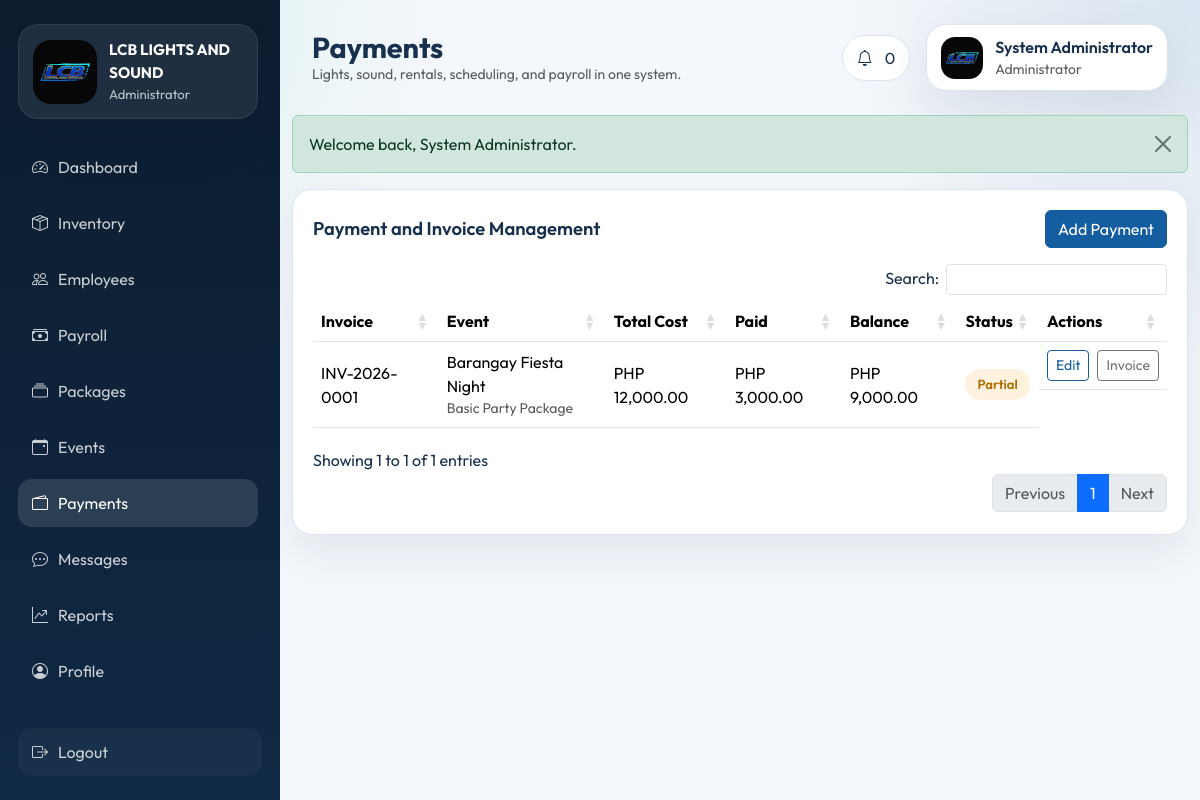
/admin/payments.php (signed in), run on the app's committed database.
### tables this page shows
CREATE TABLE payments (
    id INT AUTO_INCREMENT PRIMARY KEY,
    event_id INT NOT NULL,
    total_cost DECIMAL(10,2) NOT NULL DEFAULT 0,
    downpayment DECIMAL(10,2) NOT NULL DEFAULT 0,
    amount_paid DECIMAL(10,2) NOT NULL DEFAULT 0,
    remaining_balance DECIMAL(10,2) NOT NULL DEFAULT 0,
    payment_status ENUM('Pending', 'Partial', 'Paid') NOT NULL DEFAULT 'Pending',
    invoice_number VARCHAR(60) NOT NULL,
    created_at TIMESTAMP DEFAULT CURRENT_TIMESTAMP,
    FOREIGN KEY (event_id) REFERENCES events(id) ON DELETE CASCADE
);

CREATE TABLE events (
    id INT AUTO_INCREMENT PRIMARY KEY,
    rental_user_id INT NOT NULL,
    package_id INT NULL,
    event_name VARCHAR(150) NOT NULL,
    event_type VARCHAR(100) NOT NULL,
    event_date DATE NOT NULL,
    start_time TIME NOT NULL,
    end_time TIME NOT NULL,
    address TEXT NOT NULL,
    full_name VARCHAR(150) NOT NULL,
    contact_number VARCHAR(30) NOT NULL,
    notes TEXT NULL,
    attachment_filename VARCHAR(255) NULL,
    event_status ENUM('Pending', 'Approved', 'Denied', 'Completed') NOT NULL DEFAULT 'Pending',
    created_at TIMESTAMP DEFAULT CURRENT_TIMESTAMP,
    FOREIGN KEY (rental_user_id) REFERENCES users(id) ON DELETE CASCADE,
    FOREIGN KEY (package_id) REFERENCES packages(id) ON DELETE SET NULL
);

CREATE TABLE packages (
    id INT AUTO_INCREMENT PRIMARY KEY,
    package_name VARCHAR(150) NOT NULL,
    description TEXT NULL,
    equipment_ids TEXT NULL,
    equipment_summary TEXT NULL,
    price DECIMAL(10,2) NOT NULL DEFAULT 0,
    availability_status ENUM('Available', 'Unavailable') NOT NULL DEFAULT 'Available',
    approval_status ENUM('Pending', 'Approved', 'Denied') NOT NULL DEFAULT 'Pending',
    submitted_by INT NULL,
    approved_by INT NULL,
    created_at TIMESTAMP DEFAULT CURRENT_TIMESTAMP,
    FOREIGN KEY (submitted_by) REFERENCES users(id) ON DELETE SET NULL,
    FOREIGN KEY (approved_by) REFERENCES users(id) ON DELETE SET NULL
);

### config/helpers.php (called while the page is built, shortened)
<?php
function db(): mysqli
{
    global $mysqli;
    return $mysqli;
}
function app_url(string $path = ''): string
{
    return rtrim(BASE_URL, '/') . ($path ? '/' . ltrim($path, '/') : '');
}
function e(?string $value): string
{
    return htmlspecialchars((string) $value, ENT_QUOTES, 'UTF-8');
}
function fetch_all(string $sql, string $types = '', array $params = []): array
{
    $stmt = db()->prepare($sql);
    $stmt->execute();
    return $stmt->get_result()->fetch_all(MYSQLI_ASSOC);
}
function money(float $value): string
{
    return 'PHP ' . number_format($value, 2);
}

### admin/payments.php (the view, shortened to what this page needs)
<?php
$payments = fetch_all('SELECT pay.*, e.event_name, p.package_name FROM payments pay JOIN events e ON e.id = pay.event_id LEFT JOIN packages p ON p.id = e.package_id ORDER BY pay.created_at DESC');
require BASE_PATH . '/partials/layout_top.php';
?>
<div class="content-card">
    <div class="d-flex justify-content-between align-items-center mb-3">
        <div class="section-title">Payment and Invoice Management</div>
        <button class="btn btn-primary" data-bs-toggle="modal" data-bs-target="#addPaymentModal">Add Payment</button>
    </div>
    <div class="table-responsive">
        <table class="table datatable align-middle">
            <thead><tr><th>Invoice</th><th>Event</th><th>Total Cost</th><th>Paid</th><th>Balance</th><th>Status</th><th>Actions</th></tr></thead>
            <tbody>
            <?php foreach ($payments as $payment): ?>
                <tr>
                    <td><?= e($payment['invoice_number']) ?></td>
                    <td><?= e($payment['event_name']) ?><div class="small text-muted"><?= e($payment['package_name'] ?? '-') ?></div></td>
                    <td><?= e(money((float) $payment['total_cost'])) ?></td>
                    <td><?= e(money((float) $payment['amount_paid'])) ?></td>
                    <td><?= e(money((float) $payment['remaining_balance'])) ?></td>
                    <td><span class="status-pill status-<?= strtolower($payment['payment_status']) ?>"><?= e($payment['payment_status']) ?></span></td>
                    <td class="d-flex gap-2">
                        <button class="btn btn-sm btn-outline-primary" data-bs-toggle="modal" data-bs-target="#editPayment<?= (int) $payment['id'] ?>">Edit</button>
                        <a class="btn btn-sm btn-outline-secondary" href="<?= e(app_url('admin/invoice.php?id=' . (int) $payment['id'])) ?>" target="_blank">Invoice</a>
                    </td>
                </tr>
            <?php endforeach; ?>
            </tbody>
        </table>
    </div>
</div>
<?php require BASE_PATH . '/partials/layout_bottom.php'; ?>

### assets/css/style.css (style rules this page uses)
:root { --bg: #f4f7fb; --surface: #ffffff; --surface-alt: #0c1c2f; --text: #17304d; --muted: #6e8097; --primary: #145da0; --accent: #1fbf9f; --warning: #f39c12; --danger: #d64545; --border: #dbe4ef; --shadow: 0 18px 50px rgba(8, 31, 61, 0.08); }
* { box-sizing: border-box; }
body { margin: 0; background: radial-gradient(circle at top left, rgba(31, 191, 159, 0.16), transparent 30%), radial-gradient(circle at top right, rgba(20, 93, 160, 0.12), transparent 25%), var(--bg); color: var(--text); font-family: 'Outfit', sans-serif; }
.brand-card, .user-chip, .stats-card, .content-card, .mini-card, .auth-card, .calendar-card { background: var(--surface); border: 1px solid var(--border); border-radius: 20px; box-shadow: var(--shadow); }
.stats-card, .content-card, .mini-card, .calendar-card { padding: 20px; }
.section-title { font-size: 1.15rem; font-weight: 600; }
.status-pill { display: inline-flex; align-items: center; border-radius: 999px; padding: 6px 12px; font-size: 0.82rem; font-weight: 600; }
.status-in-use, .status-pending, .status-partial, .status-unavailable { background: rgba(243, 156, 18, 0.14); color: #af6f05; }
.container-fluid, .row, .content-card, .calendar-card, .stats-card { min-width: 0; }
.btn-primary { background: var(--primary); border-color: var(--primary); }
.btn-outline-primary { color: var(--primary); border-color: var(--primary); }

### data on the page
payments: invoice_number "INV-2026-0001", event.event_name "Barangay Fiesta Night", packages.package_name "Basic Party Package", total_cost "PHP 12,000.00", amount_paid "PHP 3,000.00", remaining_balance "PHP 9,000.00", payment_status "Partial"

### other printed values
role_label($accountType) "Administrator"
$label "Dashboard"
$label "Inventory"
$label "Employees"
$label "Payroll"
$label "Packages"
$label "Events"
$label "Payments"
$label "Messages"
$label "Reports"
$label "Profile"
$pageTitle "Payments"
$notificationCount "0"
$user['full_name'] "System Administrator"
$user['employee_role'] "Administrator"
